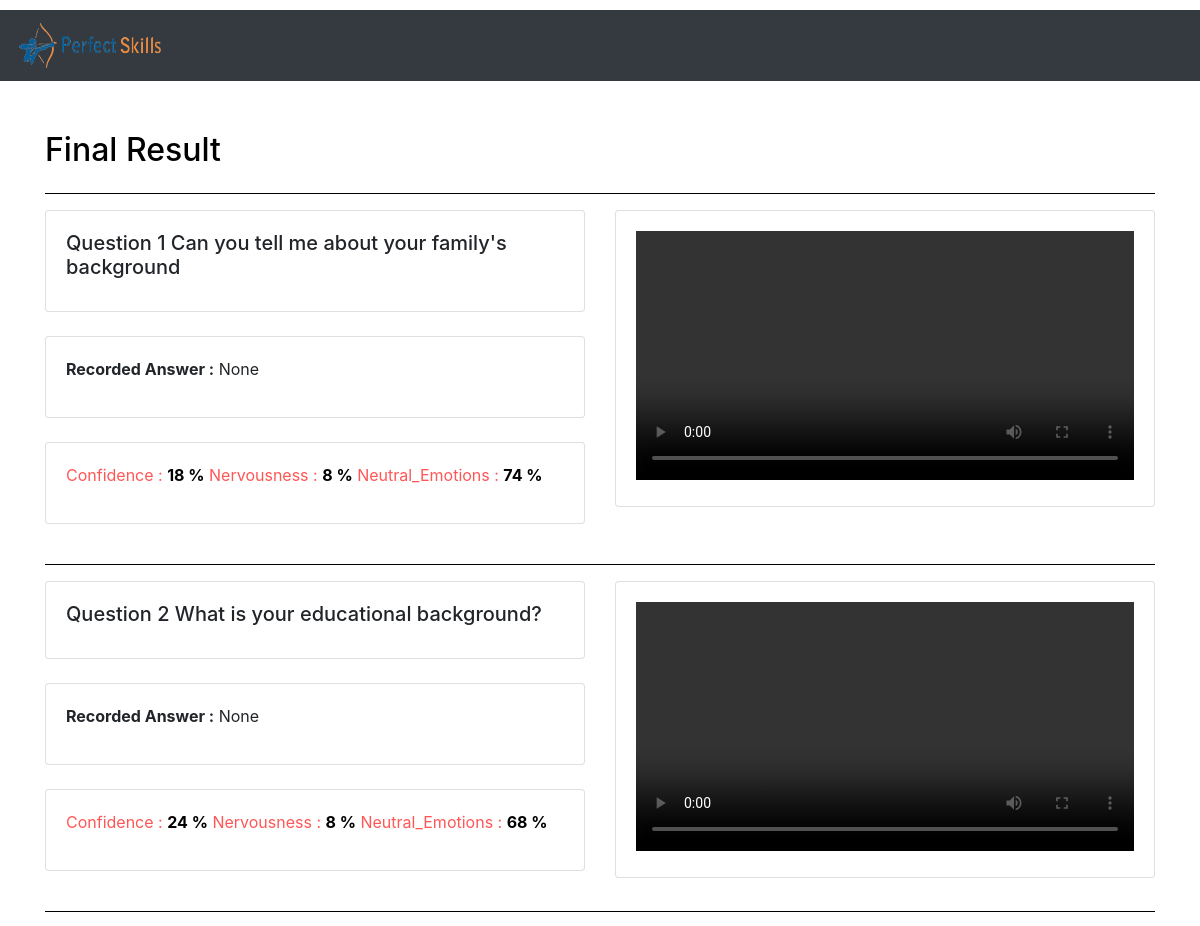
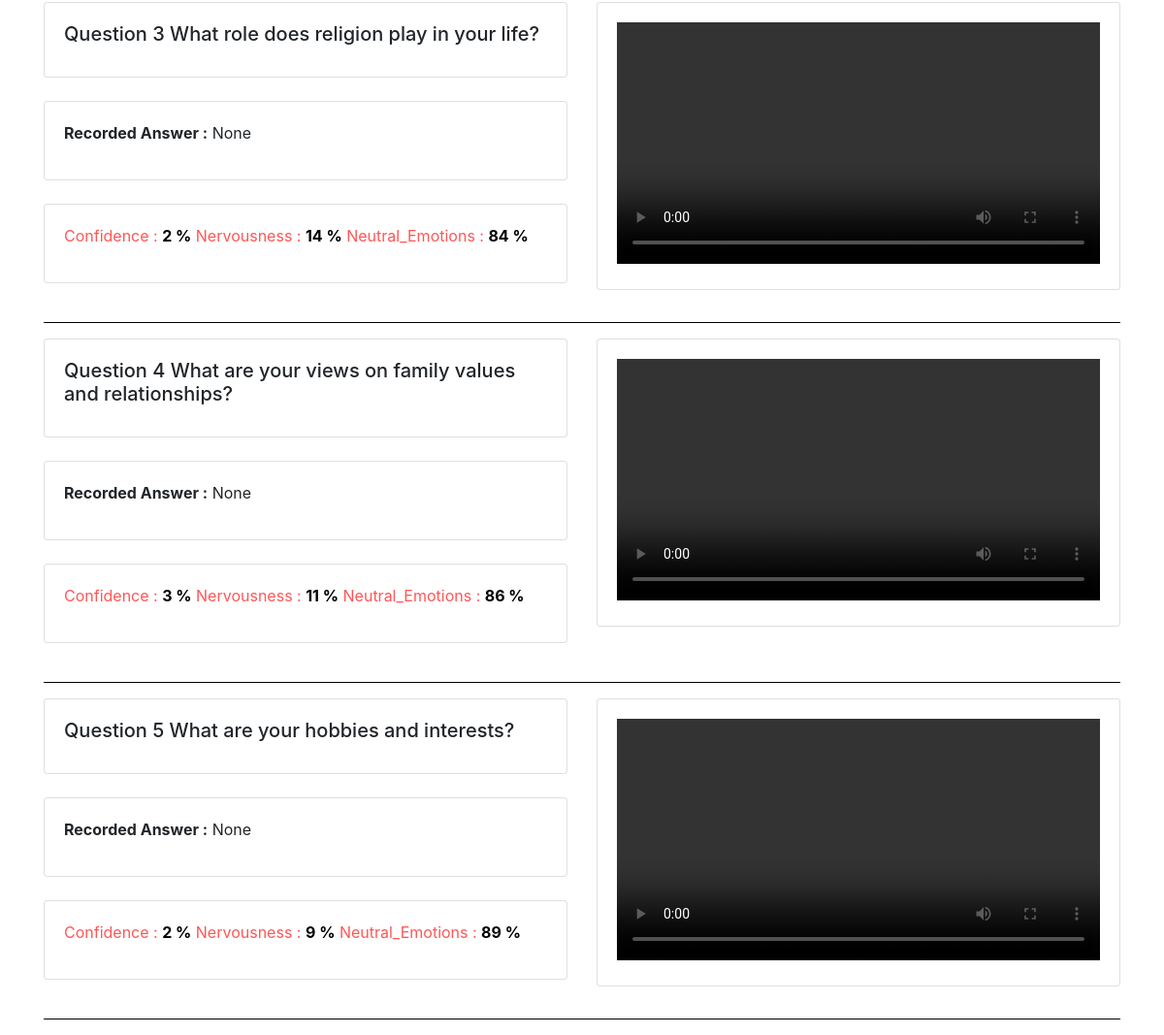
/response_evaluation/response_evaluation_dshsboard/re_result_view/G5eGUQt/, run on the app's committed database (2 pictures, top to bottom).
### response_evaluation/models.py (models this page shows, shortened)
class re_recordings(models.Model):
    id =models.AutoField(primary_key=True)
    test = models.ForeignKey(UserSubmittedTest, on_delete=models.CASCADE, null=True, blank=True)
    Submission_code = models.CharField(max_length=300,null=True)
    que = models.CharField(max_length=300,null=True)
    videoAns = models.FileField(upload_to='media',blank=True)
    trasnscript = models.CharField(max_length=10000,null=True)
    confidence=models.IntegerField(null=True,default=0)
    nervousness=models.IntegerField(null=True,default=0)
    neutral=models.IntegerField(null=True,default=0)

### response_evaluation/views.py (the view)
# urls.py: path('response_evaluation_dshsboard/re_result_view/<str:test_code>/',re_result_view, name='re_result_view'),
def re_result_view(request, test_code):
    url = settings.MEDIA_URL
    all_re = re_recordings.objects.filter(Submission_code=test_code)
    try:
        user_test_instance = UserSubmittedTest.objects.get(Submission_code=test_code)
        result_generate = user_test_instance.result_generate
    except UserSubmittedTest.DoesNotExist:
        result_generate = None
    print(test_code)
    return render(request, 'viewre.html', {'re': all_re, 'url': url, 'test_code': test_code, 'result_generate': result_generate})

### templates/viewre.html (shortened to what this page needs)
<!doctype html>
<html lang="en">
<head>
    {% load static %}
    <link rel="stylesheet" href="https://cdn.jsdelivr.net/npm/bootstrap@4.0.0/dist/css/bootstrap.min.css"
>
</head>
<body>
    {% if user.is_authenticated %}
    <nav class="navbar navbar-dark bg-dark" style="margin-top: 10px;">
        <img src="{% static 'image/ps.png' %}" width="150" height="45" alt="">
        <div class="form-inline" style="margin: 5px 5px 5px 5px 5px;">
            <h2 style=" color:rgb(255, 255, 255); margin-right: 10px;">Hello,{{ user.first_name }}</h2>
            <a class="btn btn-danger" style="text-align:center; margin-right: 10px;" href="{% url 'logout' %}"
                role="button">Logout</a>
        </div>
    </nav>
    {% else %}
    <nav class="navbar navbar-dark bg-dark" style="margin-top: 10px;">
        <a class="navbar-brand" href="{% url 'home' %}">
            <img src="{% static 'image/ps.png' %}" width="150" height="45" alt="">
        </a>
    </nav>
    {% endif %}
    <section class="vh-100" style="background-color: rgb(255, 255, 255);margin-top: 50px;">
        <div class="container h-100" style="margin-top: 5px;">
            <div class="row">
                <div class="col-md-5">
                    <h2 style=" color:rgb(0, 0, 0); margin-right: 10px;">Final Result </h2>
                </div>
                <div class="col-md-4">
                </div>
            </div>
            <hr color="black">
        </div>
        {% for i in re %}
        <div class="container h-100" style="margin-top: 5px;">
            <div class="row">
                <div class="col-sm-6" id="res_only">
                    <div class="card">
                        <div class="card-body">
                            <h5 class="card-title">
                                {{ i.que }}</h5>
                        </div>
                    </div>
                    <br>
                    <div class="card">
                        <div class="card-body">
                            <p> <span style="font-weight: bold;">Recorded Answer :</span>
                                {{ i.trasnscript }}
                            </p>
                        </div>
                    </div>
                    <br>
                    <div class="card">
                        <div class="card-body" id="video_card">
                            <p style=" color:#ff5656;">Confidence : <span style="font-weight:bold; color:#000000;">
                                {{ i.confidence }} %</span>
                            Nervousness : <span style="font-weight:bold; color:#000000;">
                                {{ i.nervousness }} %</span>
                            Neutral_Emotions : <span style="font-weight:bold; color:#000000;">
                                {{ i.neutral }} %</span>
                        </p>
                        </div>
                    </div>
                    <br>
                </div>
                <div class="col-sm-6" id="resu_vid">
                    <div class="card">
                        <div class="card-body" id="video_card">
                            <video width="100%" height="60%" controls>
                                <source src="{{ url }}{{ i.videoAns }}" type="video/webm">
                            </video>
                        </div>
                    </div>
                </div>
            </div>
            <hr color="black">
        </div>
        {% endfor %}
    </section>
</body>
</html>

### data on the page
re_recordings: que "Question 1 Can you tell me about your family's background", trasnscript "None", confidence "18", nervousness "8", neutral "74"
re_recordings: que "Question 2 What is your educational background?", trasnscript "None", confidence "24", nervousness "8", neutral "68"
re_recordings: que "Question 3 What role does religion play in your life?", trasnscript "None", confidence "2", nervousness "14", neutral "84"
re_recordings: que "Question 4 What are your views on family values and relationships?", trasnscript "None", confidence "3", nervousness "11", neutral "86"
re_recordings: que "Question 5 What are your hobbies and interests?", trasnscript "None", confidence "2", nervousness "9", neutral "89"
